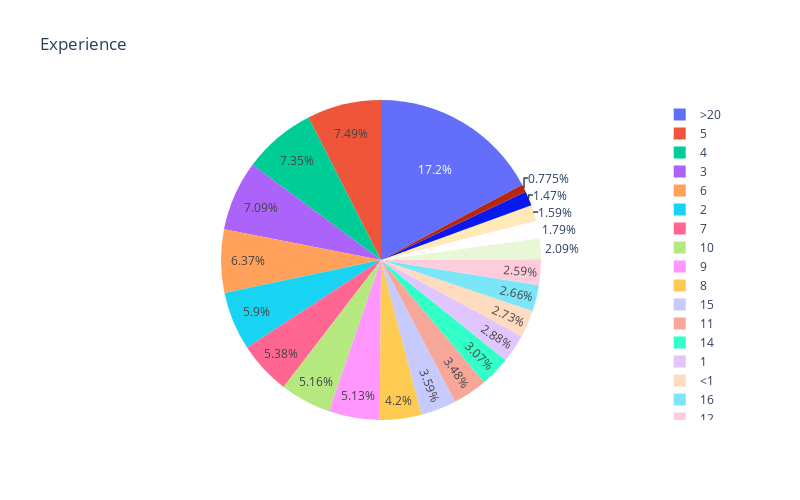

This figure's notebook cell:
### Markdown cell above
# Experience

Enrolee total experience in years

### Code cell
import plotly.express as px
from plotly.subplots import make_subplots
import plotly.graph_objs as go

ep = train['experience'].value_counts().reset_index()
ep.columns = [
    'experience', 
    'percent'
]
ep['percent'] /= len(train)

fig = px.pie(
    ep, 
    names='experience', 
    values='percent', 
    title='Experience', 
    width=800,
    height=500 
)

fig.show()

### Figure 1 — Plotly figure (JSON) as saved in the notebook; plotly's stock layout.template omitted (floating-point values rounded to 4 significant figures)
{"data": [{"domain": {"x": [0, 1], "y": [0, 1]}, "hovertemplate": "experience=%{label}<br>percent=%{value}<extra></extra>", "labels": [">20", "5", "4", "3", "6", "2", "7", "10", "9", "8", "15", "11", "14", "1", "<1", "16", "12", "13", "17", "19", "18", "20"], "legendgroup": "", "name": "", "showlegend": true, "type": "pie", "values": [0.1715, 0.07464, 0.07323, 0.07068, 0.06347, 0.05883, 0.05366, 0.05141, 0.05115, 0.04186, 0.03581, 0.03466, 0.03059, 0.02866, 0.02725, 0.02652, 0.02579, 0.02083, 0.01785, 0.01587, 0.01462, 0.007725]}], "layout": {"height": 500, "legend": {"tracegroupgap": 0}, "title": {"text": "Experience"}, "width": 800}}
